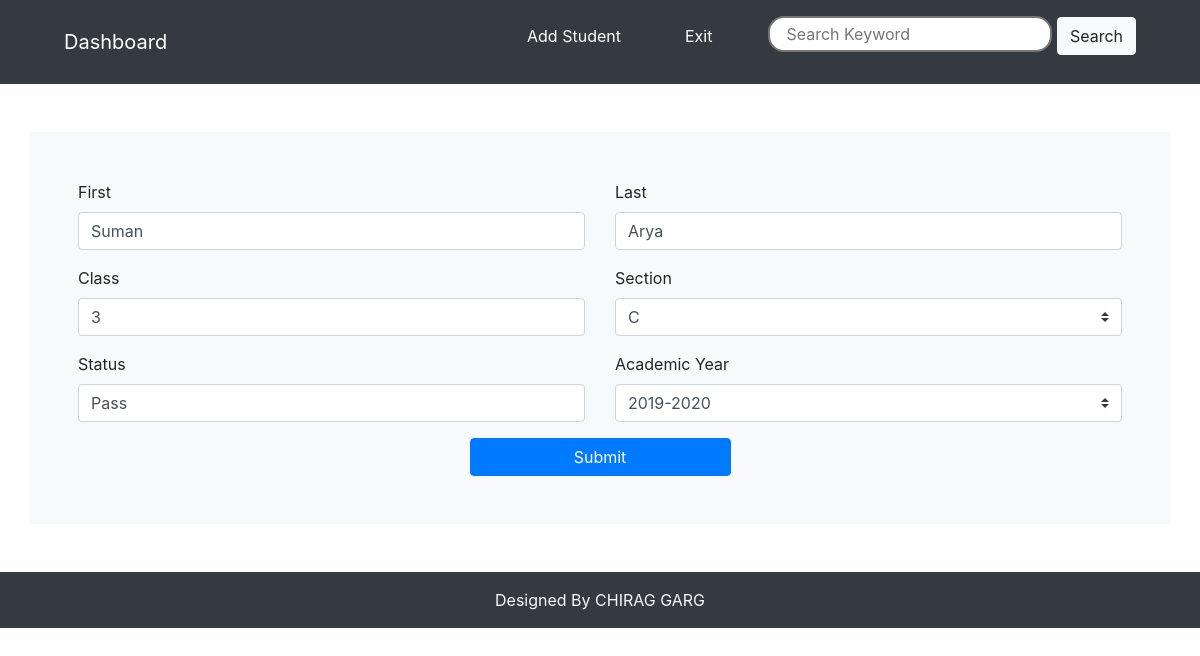
The app's page /all/update_student.php?student_id=43 (signed in) with its own data.
### tables this page shows
CREATE TABLE `student` (
  `student_id` int(255) NOT NULL,
  `student_first_name` varchar(255) NOT NULL,
  `student_last_name` varchar(255) NOT NULL,
  `student_class` varchar(255) NOT NULL,
  `student_section` varchar(255) NOT NULL,
  `student_academic_year` varchar(255) NOT NULL,
  `student_status` varchar(255) NOT NULL,
  `student_new_class` varchar(255) NOT NULL
);

### all/update_student.php (the view, shortened to what this page needs)
<?php include 'header.php';
include '../db.php';
$sid = $_GET['student_id'];
$select_qry = "SELECT * FROM student WHERE student_id = '$sid'";
$select_qry_run = mysqli_query($con,$select_qry);
$data = mysqli_fetch_assoc($select_qry_run);
?>
<div class="container bg-light p-5 my-5">
	<form method="post" action="update_student_details.php">
		<div class="row">
			<div class="col-md-6">
				<div class="form-group">
					<label>First</label>
					<input type="text" class="form-control" name="student_first_name" value="<?php echo $data['student_first_name'];?>" required>
				</div>
			</div>
			<div class="col-md-6">
				<div class="form-group">
					<label>Last</label>
					<input type="text" class="form-control" name="student_last_name" value="<?php echo $data['student_last_name'];?>" required>
				</div>
			</div>
		</div>
		<div class="row">
			<div class="col-md-6">
				<div class="form-group">
					<label>Class</label>
					<input type="text" class="form-control" name="student_new_class" value="<?php echo $data['student_class'];?>" required>
				</div>
			</div>
			<div class="col-md-6">
				<div class="form-group">
					<label>Section</label>
					<div class="input-group mb-3">
						<select class="custom-select" name="student_section">
							<option value="<?php echo $data['student_section'];?>"><?php echo $data['student_section'];?></option>
						</select>
					</div>
				</div>
			</div>
		</div>
		<div class="row">
			<div class="col-md-6">
				<div class="form-group">
					<label>Status</label>
					<input type="text" class="form-control" name="student_status" value="<?php echo $data['student_status'];?>" required>
				</div>
			</div>
			<div class="col-md-6">
				<div class="form-group">
					<label>Academic Year</label>
					<div class="input-group mb-3">
						<select class="custom-select" name="student_academic_year">
							<option value="<?php echo $data['student_academic_year'];?>"><?php echo $data['student_academic_year'];?></option>
						</select>
					</div>
				</div>
			</div>
		</div>
		<div class="text-center">
			<button type="submit" class="btn btn-primary w-25" name="submit">Submit</button>
		</div>
	</form>
</div>
<?php include 'footer.php';?>

### all/header.php (style rules this page uses)
input, select { background: #fff; color: rgb(59,59,59); border-radius: 1rem; border-style: solid; padding: 1rem; height: 2rem; outline: none; }

### records on screen
student: student_first_name "Suman", student_last_name "Arya", student_new_class "3", student_section "C", student_status "Pass", student_academic_year "2019-2020"
